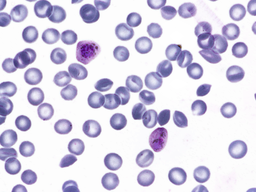
#> input picture images/redbloodcells.png, 256 x 192 px, shrunk from 1600 x 1200 before the run
$ jupyter execute PCD_Assignment03.ipynb   (shell and % lines are left out)
#> lines starting #> are read from the running program, lines starting #| are printed output that depends on the picture; after the words box and inside, x2 and y2 are one past the last pixel; in counts of white or black regions, pixels touching at a corner belong together
Nama : Jeremia Manurung

NIM : 25/563379/PPA/07110

Kelas : Magister Ilmu Komputer

Mat.Kul : Pengolahan dan Analisis Citra Digital

**Question:**

Implement one of the segmentation methods and several operation of morphological methods without using library. Comparing the segmentation result with and without applying morphological processing.

Create your notebook with name as "PCD_Assignment03". You need to provide your Github link to the text editor in submission form.

**Answer:**

Original Image

[cell 1]
from PIL import Image
import numpy as np
import matplotlib.pyplot as plt
import math

img=Image.open('./images/redbloodcells.png')
#> img is the input picture: PIL image 256x192 RGB; mean R, G, B 216.6, 212.8, 230.5
img = np.array(img)
h, w = len(img), len(img[0])
#> h = 192; w = 256

img = 0.2989 * img[:, :, 0] + 0.5870 * img[:, :, 1] + 0.1140 * img[:, :, 2]
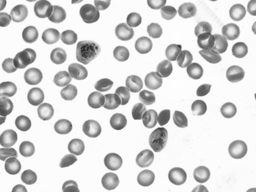
#> img: shape (192, 256) float64; min 28.21, max 255, mean 216

plt.figure()
plt.imshow(img, cmap='gray', vmin=0, vmax=255)
plt.axis('off')
plt.show()

[cell 2]
img.shape
#> Out = (192, 256)

**Segmented Image using Otsu Method**

[cell 3]
def otsu(image):
    flat = [pixel for row in image for pixel in row]

    hist = [0] * 256
    for value in flat:
        hist[int(value)] += 1

    total_pixels = len(flat)

    hist_norm = [h / total_pixels for h in hist]

    cumulative = [0] * 256
    cumulative_mean = [0] * 256

    cumulative[0] = hist_norm[0]
    cumulative_mean[0] = 0 * hist_norm[0]

    for i in range(1, 256):
        cumulative[i] = cumulative[i - 1] + hist_norm[i]
        cumulative_mean[i] = cumulative_mean[i - 1] + i * hist_norm[i]

    global_mean = cumulative_mean[-1]

    sigma_b_squared = [0] * 256
    for t in range(256):
        if cumulative[t] == 0 or cumulative[t] == 1:
            sigma_b_squared[t] = 0
            continue
        numerator = (global_mean * cumulative[t] - cumulative_mean[t]) ** 2
        denominator = cumulative[t] * (1 - cumulative[t])
        sigma_b_squared[t] = numerator / denominator

    threshold = sigma_b_squared.index(max(sigma_b_squared))

    return threshold

[cell 4]
def segment(image):
  binary_image = np.zeros_like(image, dtype=np.uint8)
  binary_image[image > otsu(image)] = 255
#> in otsu, `hist_norm = [h / total_pixels for h in hist]`: hist_norm = 256 values, max 0.368 at index 252, min 0 at index 0, mean 0.00391
#> after the loop in otsu, `for i in range(1, 256):`: cumulative = 256 values from 0 to 1; cumulative_mean = 256 values from 0 to 215.3
#> in otsu, `global_mean = cumulative_mean[-1]`: global_mean = 215.3
#> the loop in otsu, `for t in range(256):` made 256 passes
#> (numerator, denominator) on passes 29 to 31: (1.45e-05, 2.03e-05), (1.45e-05, 2.03e-05), (1.45e-05, 2.03e-05)
#> after the loop in otsu, `for t in range(256):`: sigma_b_squared = 256 values, max 2262.7 at index 195, min 0 at index 0, mean 1054.7
#> in otsu, `threshold = sigma_b_squared.index(max(sigma_b_squared))`: threshold = 195
  return binary_image

[cell 5]
plt.figure()
plt.imshow(segment(img), cmap='gray', vmin=0, vmax=255)
#> in segment, `binary_image[image > otsu(image)] = 255`:
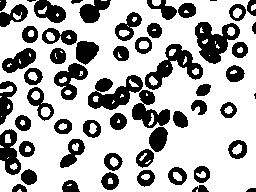
#> binary_image: shape (192, 256); 69.5% white; 56 black regions (3 under 20 px), largest, box (x1, y1, x2, y2) and area: (195, 22, 240, 64) 1003, (88, 75, 143, 110) 990, (145, 44, 203, 90) 943
plt.axis('off')
plt.show()

**Morphological Processing**

**1. Erosi**

[cell 6]
def erosi(image, kernel, padding=0):
    image_padded = np.pad(image, padding, mode='constant', constant_values=0)
    kernel_height, kernel_width = kernel.shape
    imheight, imwidth = image.shape

    output = np.zeros((imheight, imwidth), dtype=np.uint8)

    for y in range(imheight):
        for x in range(imwidth):
            region = image_padded[
                y : y + kernel_height,
                x : x + kernel_width
            ]

            semuaBenar = True
            for a in range(region.shape[0]):
              for b in range(region.shape[1]):
                if(kernel[a][b] == 1):
                  if(region[a][b] != 255):
                    semuaBenar = False
                    break

            if semuaBenar:
              output[y, x] = 255
            else:
              output[y, x] = 0

    return output

[cell 7]
kernel = [
    [1,0,1],
    [1,1,1],
    [1,0,1],
    ]

[cell 8]
plt.figure()
plt.imshow(erosi(segment(img), np.array(kernel), 1), cmap='gray', vmin=0, vmax=255)
#> the loop in otsu (call 2), `for t in range(256):` made 256 passes
#> in erosi, `image_padded = np.pad(image, padding, mode='constant', constant_values..`:
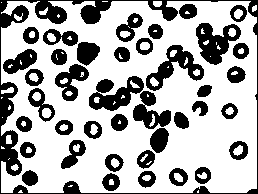
#> image_padded: shape (194, 258); 68.3% white; 40 black regions, largest, box (x1, y1, x2, y2) and area: (0, 0, 258, 194) 3980, (196, 23, 241, 65) 1003, (89, 76, 144, 111) 990
#> after the loop in erosi, `for y in range(imheight):`:
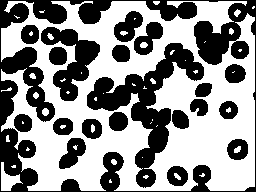
#> output: shape (192, 256); 56% white; 20 black regions, largest, box (x1, y1, x2, y2) and area: (0, 0, 256, 192) 9756, (87, 43, 204, 188) 4636, (41, 27, 100, 101) 1844
plt.axis('off')
plt.show()

**2. Dilasi**

[cell 9]
def dilasi(image, kernel, padding=0):
    image_padded = np.pad(image, padding, mode='constant', constant_values=0)
    kernel_height, kernel_width = kernel.shape
    imheight, imwidth = image.shape

    output = np.zeros((imheight, imwidth), dtype=np.uint8)

    for y in range(imheight):
        for x in range(imwidth):
            region = image_padded[
                y : y + kernel_height,
                x : x + kernel_width
            ]


            salahSatuBenar = False
            for a in range(region.shape[0]):
              for b in range(region.shape[1]):
                if(kernel[a][b] == 1):
                  if(region[a][b] == 255):
                    salahSatuBenar = True
                    break

            if salahSatuBenar :
                output[y, x] = 255
            else:
                output[y, x] = 0

    return output

[cell 10]
plt.figure()
plt.imshow(dilasi(segment(img), np.array(kernel), 1), cmap='gray', vmin=0, vmax=255)
#> after the loop in dilasi, `for y in range(imheight):`:
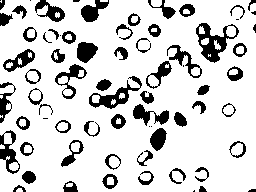
#> output: shape (192, 256); 82.4% white; 71 black regions (12 under 20 px), largest, box (x1, y1, x2, y2) and area: (196, 23, 239, 63) 664, (89, 76, 142, 109) 505, (0, 130, 20, 174) 366
plt.axis('off')
plt.show()

**3. Opening**

[cell 11]
def opening(image, kernel, padding=0):
  return dilasi(erosi(image, kernel, padding),kernel, padding)

[cell 12]
plt.figure()
plt.imshow(opening(segment(img), np.array(kernel), 1), cmap='gray', vmin=0, vmax=255)
#> call 2 of dilasi, with kernel = array of shape (3, 3), padding = 1
#> in dilasi (call 2), `image_padded = np.pad(image, padding, mode='constant', constant_values..`:
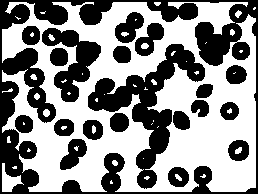
#> image_padded: shape (194, 258); 55% white; 20 black regions, largest, box (x1, y1, x2, y2) and area: (0, 0, 258, 194) 10656, (88, 44, 205, 189) 4636, (42, 28, 101, 102) 1844
#> after the loop in dilasi (call 2), `for y in range(imheight):`:
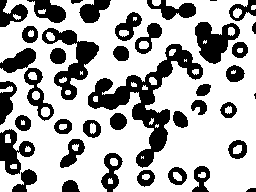
#> output: shape (192, 256); 68.1% white; 40 black regions (2 under 20 px), largest, box (x1, y1, x2, y2) and area: (88, 44, 203, 168) 3417, (42, 28, 99, 100) 1406, (195, 22, 240, 64) 1058
plt.axis('off')
plt.show()

**4. Closing**

[cell 13]
def closing(image, kernel, padding=0):
  return erosi(dilasi(image, kernel, padding),kernel, padding)

[cell 14]
plt.figure()
plt.imshow(closing(segment(img), np.array(kernel), 1), cmap='gray', vmin=0, vmax=255)
#> call 3 of erosi, with kernel = array of shape (3, 3), padding = 1
#> in erosi (call 3), `image_padded = np.pad(image, padding, mode='constant', constant_values..`:
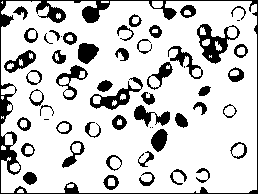
#> image_padded: shape (194, 258); 81% white; 54 black regions (6 under 20 px), largest, box (x1, y1, x2, y2) and area: (0, 0, 258, 194) 2731, (197, 24, 240, 64) 664, (90, 77, 143, 110) 505
#> after the loop in erosi (call 3), `for y in range(imheight):`:
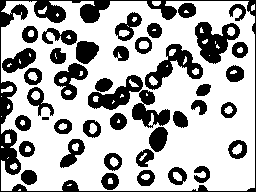
#> output: shape (192, 256); 68.6% white; 42 black regions, largest, box (x1, y1, x2, y2) and area: (0, 0, 256, 192) 3693, (195, 22, 240, 64) 999, (145, 44, 203, 90) 935
